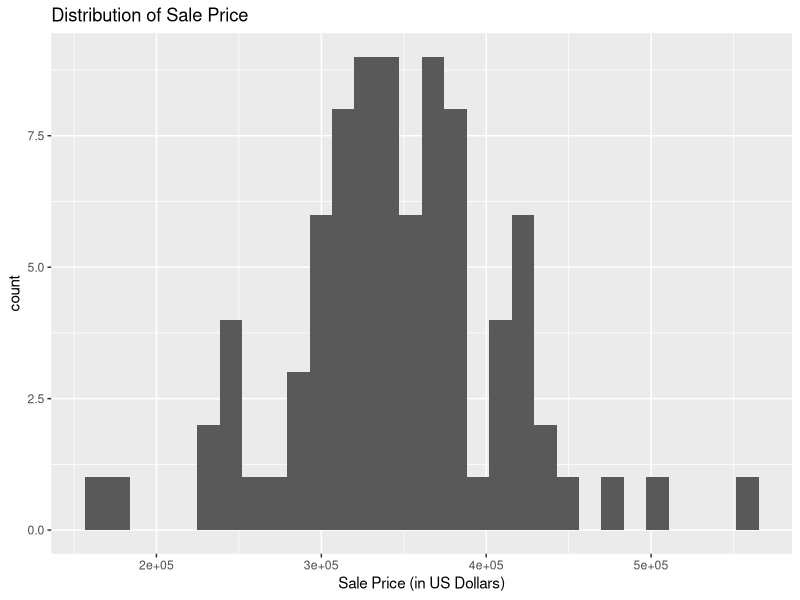
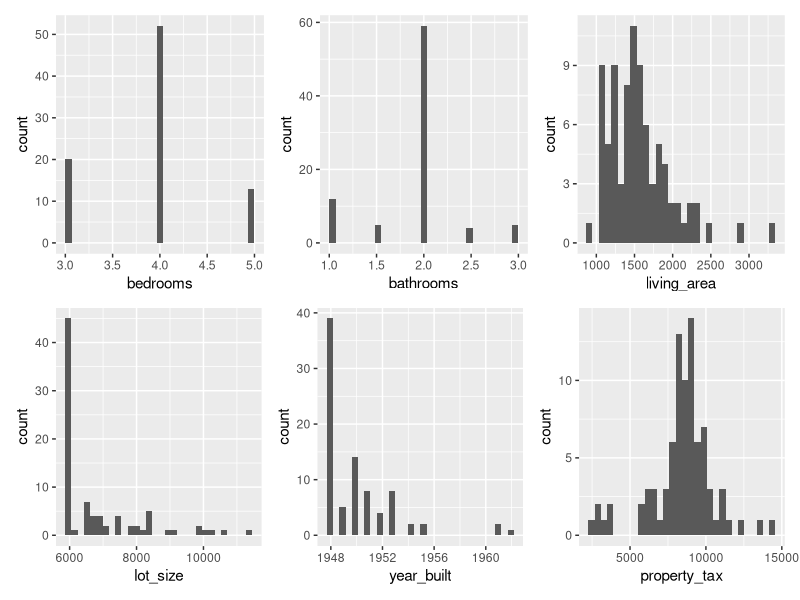
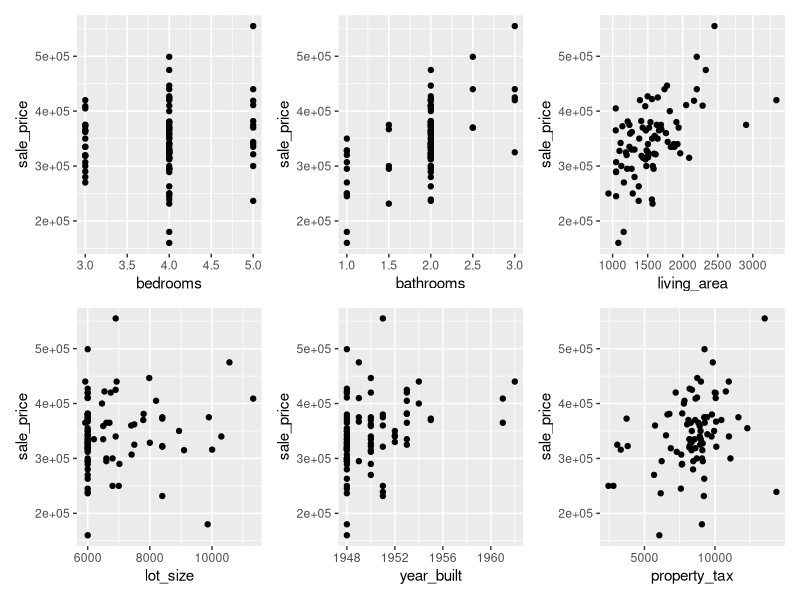

The R source for these figures, in order:
## ---- chunk 1

## ---- chunk 2
library(tidyverse)
library(knitr)
library(broom)
library(patchwork) # use plot_grid function
## ---- chunk 3
homes <- read_csv("data/homeprices.csv")
## ---- chunk 4
homes %>%
  slice(1:10)
## ---- chunk 5
ggplot(data = homes, aes(x = sale_price)) +
  geom_histogram() + 
  labs(title = "Distribution of Sale Price", 
       x = "Sale Price (in US Dollars)")
## ---- chunk 6
p1 <- ggplot(data = homes, aes(x = bedrooms)) +
  geom_histogram()

p2 <- ggplot(data = homes, aes(x = bathrooms)) +
  geom_histogram()

p3 <- ggplot(data = homes, aes(x = living_area)) +
  geom_histogram()

p4 <- ggplot(data = homes, aes(x = lot_size)) +
  geom_histogram()

p5 <- ggplot(data = homes, aes(x = year_built)) +
  geom_histogram()

p6 <- ggplot(data = homes, aes(x = property_tax)) +
  geom_histogram()

(p1 + p2 + p3) / (p4 + p5 + p6)
## ---- chunk 7
p1 <- ggplot(data = homes, aes(x = bedrooms, y = sale_price)) +
  geom_point()

p2 <- ggplot(data = homes, aes(x = bathrooms, y = sale_price)) +
  geom_point()

p3 <- ggplot(data = homes, aes(x = living_area, y = sale_price)) +
  geom_point()

p4 <- ggplot(data = homes, aes(x = lot_size, y = sale_price)) +
  geom_point()

p5 <- ggplot(data = homes, aes(x = year_built, y = sale_price)) +
  geom_point()

p6 <- ggplot(data = homes, aes(x = property_tax, y = sale_price)) +
  geom_point()

(p1 + p2 + p3) / (p4 + p5 + p6)
## ---- chunk 8
price_model <- lm(sale_price ~ bedrooms + bathrooms + living_area + lot_size + year_built + property_tax, 
                  data = homes)

tidy(price_model) %>%
  kable(format = "markdown", digits = 3)
## ---- chunk 9
-7148818.957 - 12291.011 * 3 + 51699.236 * 1 + 
  65.903 * 1050 - 0.897 * 6000 + 3760.898 * 1948 + 
  1.476 * 6306
## ---- chunk 10
x0 <- data.frame(bedrooms = 3, bathrooms = 1, 
                 living_area = 1050, lot_size = 6000, 
                 year_built = 1948, 
                 property_tax = 6306)
## ---- chunk 11
predict(price_model, x0, interval = "confidence", 
        level = 0.95)
## ---- chunk 12
predict(price_model, x0, interval = "prediction", 
        level = 0.95)
